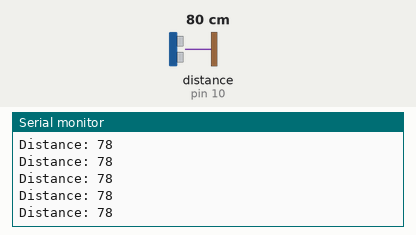
A sketch run on a simulated Arduino Uno, built with avr-gcc and run on an emulated ATmega328P. On the bench: the last lines printed to the serial monitor. Wiring (inferred from the names in the program): ultrasonic range finder: trigger pin 9; echo pin 10. Inputs (shaded band) come from the test bench; at power-on: distance to the obstacle (sensor on pin 10) 80 cm. The echo pulse lasts 58.3 µs per cm.

Above: at 1.2 s.
1.3 s: distance to the obstacle (sensor on pin 10) set to 2 cm
At 1.8 s:
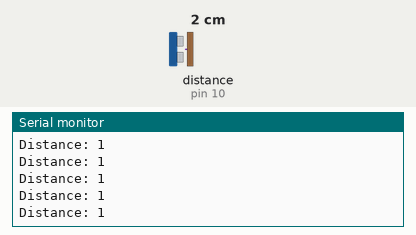
4.3 s: distance to the obstacle (sensor on pin 10) set to 120 cm
At 4.8 s:
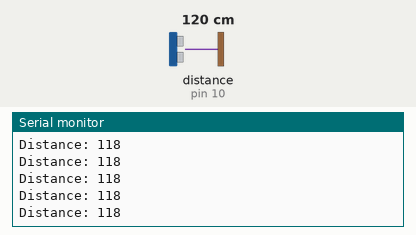
7.3 s: distance to the obstacle (sensor on pin 10) set to 4 cm
At 7.8 s:
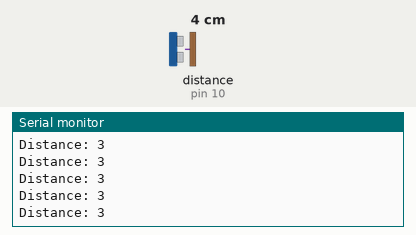
10.3 s: distance to the obstacle (sensor on pin 10) set to 18 cm
At 10.8 s:
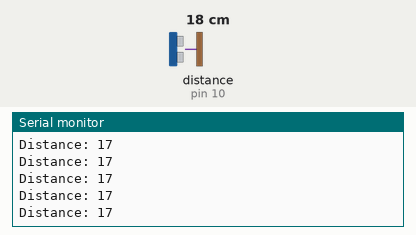
13.3 s: distance to the obstacle (sensor on pin 10) set to 299 cm
At 14.1 s:
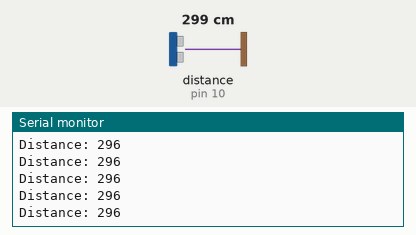
16.3 s: distance to the obstacle (sensor on pin 10) set to 35 cm
At 16.8 s:
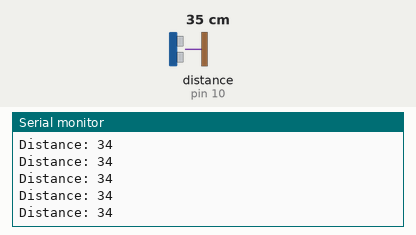
Timing chart, 0 to 19.3 s (numbered marks = the images above; inputs shaded):
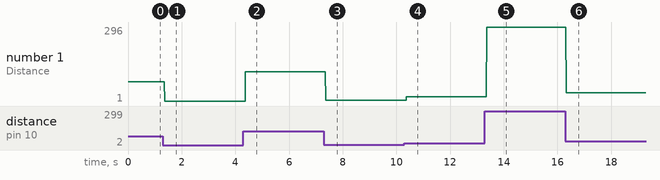

Measured:
- after the input at 1.3 s, the serial monitor: prints a new line after 0.07 s (image 1)
- after the input at 4.3 s, the serial monitor: prints a new line after 0.08 s (image 2)
- after the input at 7.3 s, the serial monitor: prints a new line after 0.07 s (image 3)
- after the input at 10.3 s, the serial monitor: prints a new line after 0.07 s (image 4)
- after the input at 13.3 s, the serial monitor: prints a new line after 0.07 s (image 5)
- after the input at 16.3 s, the serial monitor: prints a new line at once (image 6)
- plotted number 1: 78 → 1 after the input at 1.3 s, 1 → 118 after the input at 4.3 s, 118 → 3 after the input at 7.3 s, 3 → 17 after the input at 10.3 s, 17 → 296 after the input at 13.3 s

The sketch:

Tarea01_sensores.ino
```cpp
const int TRIG_PIN = 9; //elige los pins PWM a usar
const int ECHO_PIN = 10;
long duration; //definición de variables
int distance;

void setup() {
  pinMode(TRIG_PIN, OUTPUT); //Asigna a TRIG_PIN como pin de salida
  pinMode(ECHO_PIN, INPUT); //Asigna a ECHO_PIN como pin de entrada
  Serial.begin(9600);//Inicia comunicación por el puerto serial
}

void loop() {
  digitalWrite(TRIG_PIN , LOW); //Limpia al TRIG_PIN
  delayMicroseconds(2);

  //Pone al TRIG_PIN en HIGH por 10 microsegundos
  digitalWrite(TRIG_PIN, HIGH);
  delayMicroseconds(10);
  digitalWrite(TRIG_PIN , LOW);

  //Calcula el tiempo de viaje de la onda sonora en microsegundos
  duration = pulseIn(ECHO_PIN, HIGH); //Lee el ECHO_PIN
  distance = duration * 0.034/2; //Cálculo de la distancia

  //Imprime la distancia en el SerialMonitor
  Serial.print("Distance: ");
  Serial.println(distance);
  delayMicroseconds(500);
}
```
